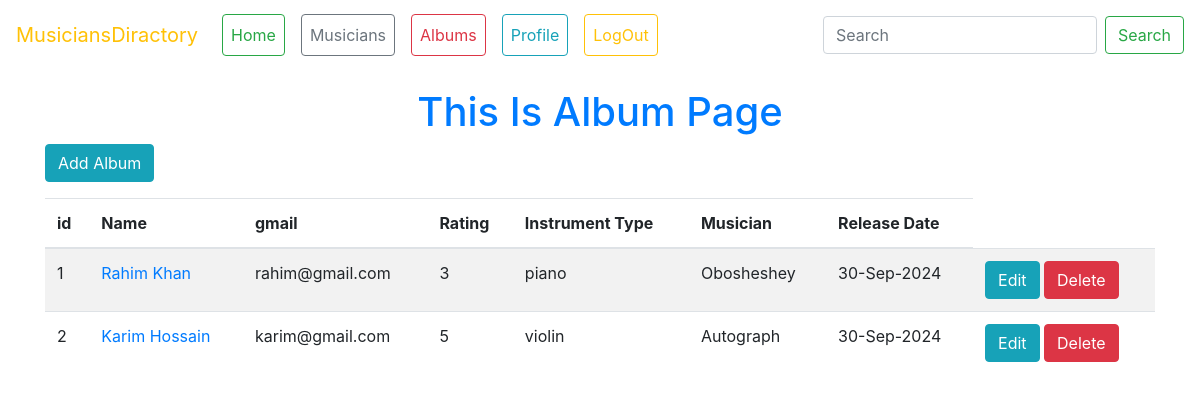
The page /Album/ (signed in) on the database its author committed.
### Album/models.py (models this page shows, shortened)
class Album(models.Model):
    name = models.CharField(max_length=100)
    musician = models.ForeignKey(Musician, on_delete=models.CASCADE, related_name='Album')
    rating = models.PositiveIntegerField(choices=[(i, str(i)) for i in range(1, 6)])
    release_date=models.DateField(default=datetime.date.today)

### Musician/models.py (models this page shows, shortened)
class Musician(models.Model):
    INSTRUMENT_CHOICES = [
        ('guitar', 'Guitar'),
        ('piano', 'Piano'),
        ('drums', 'Drums'),
        ('violin', 'Violin'),
        ('saxophone', 'Saxophone'),
    ]
    first_name = models.CharField(max_length=100)
    last_name = models.CharField(max_length=100)
    email = models.EmailField()
    phone_number = models.CharField(max_length=11)
    instrument_type = models.CharField(max_length=50, choices=INSTRUMENT_CHOICES)

### Album/views.py (the view)
# urls.py: path('', views.album_list, name='album_list'),
@login_required
def album_list(request):
    albums = Album.objects.all()
    return render(request, 'album_list.html', {'Album': albums})

### Album/templates/album_list.html
{% extends 'base.html' %}
{% block content %}
<h1 class="mt-4 text-center text-primary">This Is Album Page</h1>
<a href="{% url 'album_create' %}" class="btn btn-info mb-3">Add Album</a>
<table class="table table-striped">
    <thead>
        <tr>
            <th>id</th>
            <th>Name</th>
            <th>gmail</th>
            <th>Rating</th>
            <th>Instrument Type</th>
            <th>Musician</th>
            <th>Release Date</th>
        </tr>
    </thead>
    <tbody>
        {% for album in Album %}
        <tr>
            <td>{{ album.id }}</td>
            <td><a href="{% url 'musician_edit' album.musician.pk %}">{{ album.musician.first_name }} {{ album.musician.last_name }}</a></td>
            <td>{{ album.musician.email }}</td>
            <td>{{ album.rating }}</td>
            <td>{{ album.musician.instrument_type }}</td>
            <td>{{ album.name }}</td>
            <td>{{ album.release_date|date:"d-M-Y" }}</td>
            <td>
                <a href="{% url 'album_edit' album.id %}" class="btn btn-info">Edit</a>
                <a href="{% url 'album_delete' album.id %}" class="btn btn-danger">Delete</a>
            </td>
        </tr>
        {% endfor %}
    </tbody>
</table>
{% endblock %}

### templates/base.html (shortened to what this page needs)
<!DOCTYPE html>
<html lang="en">
<head>
    <link rel="stylesheet" href="https://cdn.jsdelivr.net/npm/bootstrap@4.0.0/dist/css/bootstrap.min.css"
>
</head>
<body>
    <nav class="navbar navbar-expand-lg bg-body-tertiary" style="margin-top: 6px; border-radius:10px">
        <a class="navbar-brand text-warning" href="{% url 'home' %}">MusiciansDiractory</a>
        <div class="collapse navbar-collapse" id="navbarSupportedContent">
            <ul class="navbar-nav mr-auto">
                {% if user.is_authenticated %}
                <li class="nav-item active">
                    <a class="nav-link btn btn-outline-success mx-2" href="{% url 'home' %}">Home</a>
                </li>
                <li class="nav-item active">
                    <a class="nav-link btn btn-outline-secondary mx-2" href="{% url 'musician_list' %}">Musicians</a>
                </li>
                <li class="nav-item active">
                    <a class="nav-link btn btn-outline-danger mx-2" href="{% url 'album_list' %}">Albums</a>
                </li>
                <li class="nav-item active">
                    <a class="nav-link btn btn-outline-info mx-2" href="{% url 'profile' %}">Profile</a>
                </li>
                <li class="nav-item active">
                    <a class="nav-link btn btn-outline-warning mx-2" href="{% url 'logout' %}">LogOut</a>
                </li>
                {% endif %}
            </ul>
            <form class="form-inline my-2 my-lg-0">
                <input class="form-control mr-sm-2" type="search" placeholder="Search" aria-label="Search">
                <button class="btn btn-outline-success my-2 my-sm-0" type="submit">Search</button>
            </form>
        </div>
    </nav>
    <div class="container">
        {% block content %}
        {% endblock content %}
    </div>
</body>
</html>

### rows shown on the page
Album: id "1", musician.first_name "Rahim", musician.last_name "Khan", musician.email "rahim@gmail.com", rating "3", musician.instrument_type "piano", name "Obosheshey", release_date "30-Sep-2024"
Album: id "2", musician.first_name "Karim", musician.last_name "Hossain", musician.email "karim@gmail.com", rating "5", musician.instrument_type "violin", name "Autograph", release_date "30-Sep-2024"
